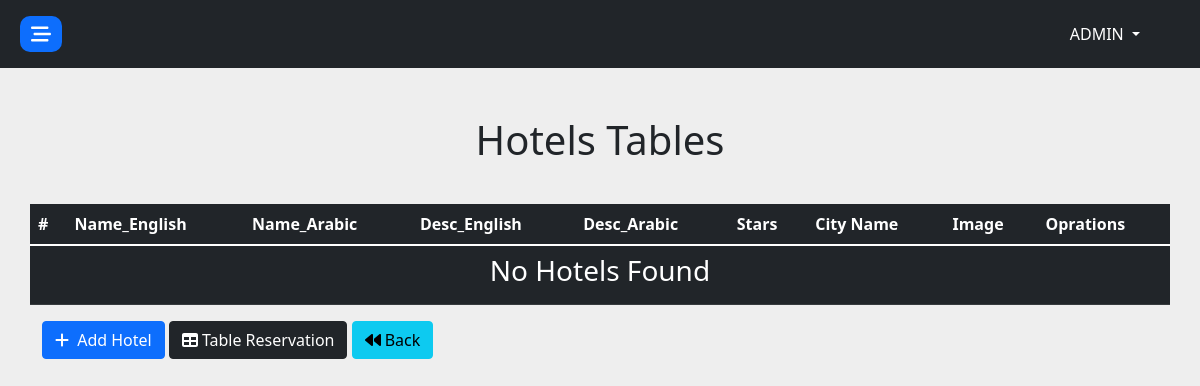
/admin/Home.php?page=hotels (signed in), run on an earlier commit of the app's database.
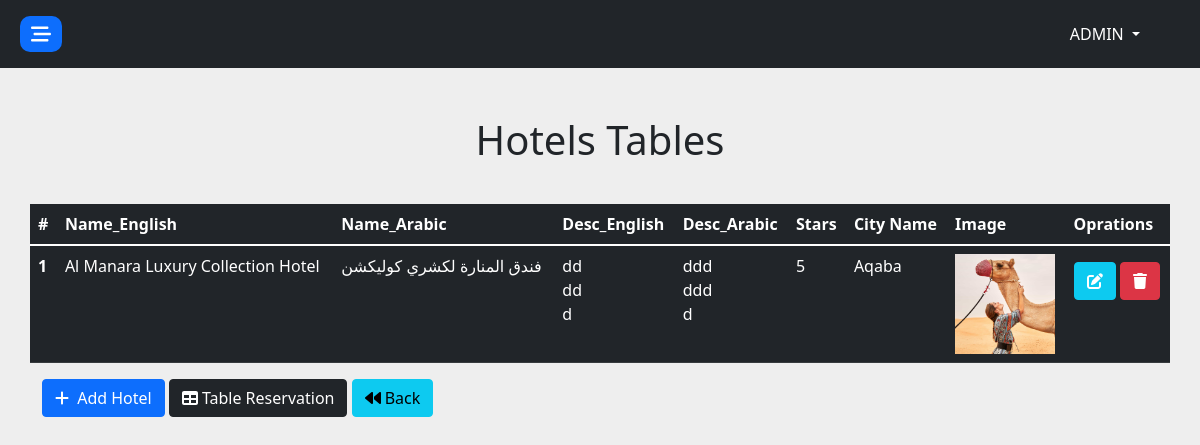
And on a later commit of the database.
### tables this page shows
CREATE TABLE `hotels` (
  `id` int(11) NOT NULL,
  `name_en` varchar(255) NOT NULL,
  `name_ar` varchar(255) NOT NULL,
  `desc_en` text NOT NULL,
  `desc_ar` text NOT NULL,
  `image` varchar(255) NOT NULL,
  `stars` tinyint(5) NOT NULL,
  `city_id` int(11) NOT NULL
);

CREATE TABLE `cities` (
  `id` int(11) NOT NULL,
  `name_en` varchar(255) NOT NULL,
  `name_ar` varchar(255) NOT NULL,
  `desc_en` text NOT NULL,
  `desc_ar` text NOT NULL,
  `image` varchar(255) NOT NULL,
  `cat_id` int(11) NOT NULL
);

### admin/pages/hotels/index.php (the view, shortened to what this page needs)
<?php
     $con = DataBaseQuery::conDataBase();
     $sql = "SELECT hotels.*, cities.name_en AS 'city_name' FROM `hotels` INNER JOIN `cities` ON hotels.city_id = cities.id";
     $stmt = $con->prepare($sql);
     $stmt->execute();
     $hotels = $stmt->fetchAll();
?>
    <div class="row">
        <div class="col d-flex justify-content-center align-items-center">
            <h1>Hotels Tables</h1>
        </div>
    </div>
<div class="row py-3"></div>
    <div class="row overflow-auto">
        <table class="table table-borderd table-dark">
            <thead>
                <tr>
                    <th scope="col">#</th>
                    <th scope="col">Name_English</th>
                    <th scope="col">Name_Arabic</th>
                    <th scope="col">Desc_English</th>
                    <th scope="col">Desc_Arabic</th>
                    <th scope="col">Stars</th>
                    <th scope="col">City Name</th>
                    <th scope="col">Image</th>
                    <th scope="col">Oprations</th>
                </tr>
            </thead>
            <tbody>
                <?php if(!empty($hotels)){ $i = 1; foreach($hotels as $hotel){
                    echo "<tr>
                            <th scope='row'>".$i++."</th>
                            <td>".$hotel['name_en']."</td>
                            <td>".$hotel['name_ar']."</td>
                            <td>".wordwrap($hotel['desc_en'],strlen($hotel['desc_en'])/2,'<br>',true)."</td>
                            <td>".wordwrap($hotel['desc_ar'],strlen($hotel['desc_ar'])/2,'<br>',true)."</td>
                            <td>".$hotel['stars']."</td>
                            <td>".$hotel['city_name']."</td>
                            <td><img style='width: 100px;height: 100px; object-fit:cover' src='Layout/images/upload/".$hotel['image']."'/></td>
                            <td class=''>
                                <a href='?page=hotels&edit=".$hotel['id']."' class='btn btn-info mt-2'><i class='fa-solid fa-edit text-white'></i></a>
                                <a href='?page=hotels&delete=".$hotel['id']."' class='btn btn-danger mt-2'><i class='fa-solid fa-trash text-white'></i></a>
                            </td>
                        </tr>";
                }}else{ echo "<tr> <td colspan='9' class='text-center'> <h3>No Hotels Found</h3></td> </tr>";} ?>
            </tbody>
        </table>
    </div>
    <div class="btn-add">
        <a href="?page=hotels&add" class="btn btn-primary"><i class="fa fa-plus me-1" aria-hidden="true"></i> Add Hotel</a>
        <a href="?page=hotels&res" class="btn btn-dark"><i class="fa fa-table me-1" aria-hidden="true"></i>Table Reservation</a>
        <a href="/admin" class="btn btn-info"><i class="fa fa-backward me-1" aria-hidden="true"></i>Back</a>
    </div>

What changed in the data, as far as the page shows it:
added hotels: name_en "Al Manara Luxury Collection Hotel", name_ar "فندق المنارة لكشري كوليكشن", desc_en "dd dd d", desc_ar "ddd ddd d", stars "5", city.name_en "Aqaba", image (picture)
Also different on the page:
text no longer shown: "No Hotels Found"
